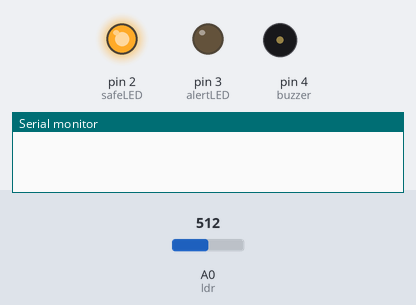
Simulated run of this sketch. Board: Arduino Uno, built with avr-gcc and run on an emulated ATmega328P. Shown: output pins drawn as LEDs (lit = HIGH), buzzer (waves = sounding), the last lines printed to the serial monitor. The test bench sets the inputs (shaded band); at power-on: A0 (ldr) = 512.

Above: at 0.1 s.
At 3.2 s:
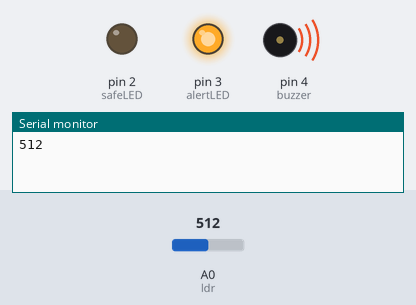
3.3 s: A0 (ldr) set to 109
6.0 s: A0 (ldr) set to 91
10.5 s: A0 (ldr) set to 110
13.2 s: A0 (ldr) set to 90
Timing chart, 0 to 19.5 s (numbered marks = the images above; inputs shaded):
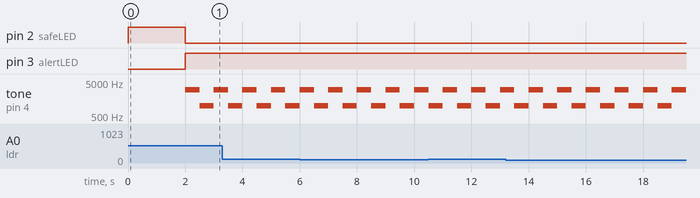

The sketch:

laser_alarm.ino
```cpp
/* LASER Tripwire Alarm
 *  learnelectronics
 *  01-02-2017
 */
//---------------------------------------------------------------------------------
#define safeLED 2                         //green LED for not triggered
#define alertLED 3                        //red LED for when alarm is triggered
#define buzzer 4                          // buzzer for alarm
#define ldr A0                            //Light Dependent Resistor
int ldrValue = 0;                         //Value for LDR
int alarmState = 0;                       //State of Alarm

//----------------------------------------------------------------------------------

void setup() {
  // put your setup code here, to run once:
pinMode(safeLED, OUTPUT);                 // Set green LED to OUTPUT
pinMode(alertLED, OUTPUT);                // Set red LED to OUTPUT
pinMode(buzzer, OUTPUT);                  // Set buzzer to OUTPUT
Serial.begin(9600);                       // turn on serial comms
digitalWrite(safeLED,HIGH);               // turn on SAFE LED
delay(2000);                              // delay to arm


}
//----------------------------------------------------------------------------------
void alarm(){                             //ALARM FUNCTION
  alarmState = 1;                         // set alarm state to 1
  digitalWrite(alertLED, HIGH);           // turn alert LED on
  digitalWrite(safeLED,LOW);              // turn safe LED off
  tone(buzzer,3000,1000);                 // make anoying sound
  delay(500);
  tone(buzzer,1000,1000);
  delay(500);
}

//----------------------------------------------------------------------------------


void loop() {

if(alarmState == 1){                    //check alarm state, if 1, alarm has been triggered
  alarm();                              // so keep sounding the alarm
}

ldrValue = analogRead(ldr);             //get LDR vale
Serial.println(ldrValue);               // for debugging
if(ldrValue > 100){                     // threshold for alarm
  alarm();                              //sound alarm
}
else{
  digitalWrite(safeLED,HIGH);           // if all is well, re-run the loop
  }

}
```

Measured:
- by itself, tone on pin 4 (buzzer): alternates 3000 Hz for 0.50 s and 1000 Hz for 0.50 s
